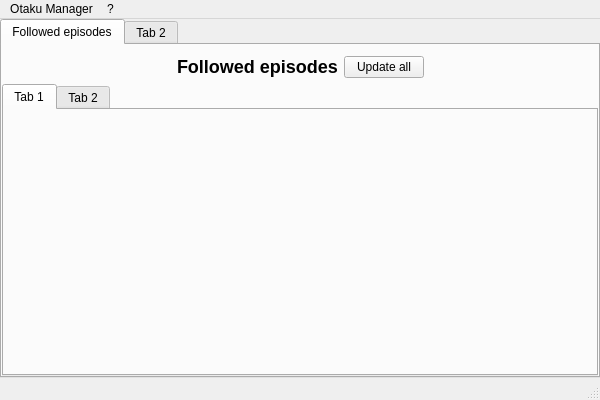
<?xml version="1.0" encoding="UTF-8"?>
<ui version="4.0">
 <class>MainWindowClass</class>
 <widget class="QMainWindow" name="MainWindowClass">
  <property name="geometry">
   <rect>
    <x>0</x>
    <y>0</y>
    <width>600</width>
    <height>400</height>
   </rect>
  </property>
  <property name="windowTitle">
   <string>Otaku Manager</string>
  </property>
  <property name="windowIcon">
   <iconset resource="MainWindow.qrc">
    <normaloff>:/MainWindow/resources/icon.ico</normaloff>:/MainWindow/resources/icon.ico</iconset>
  </property>
  <property name="styleSheet">
   <string notr="true">QScrollArea { background: transparent; }
QScrollArea &gt; QWidget &gt; QWidget { background: transparent; }
QScrollArea &gt; QWidget &gt; QScrollBar { background: none; }
*[styleClass=title] &gt; QLabe_l { font: 18px; }</string>
  </property>
  <widget class="QWidget" name="centralWidget">
   <layout class="QVBoxLayout" name="verticalLayout_2">
    <property name="leftMargin">
     <number>0</number>
    </property>
    <property name="topMargin">
     <number>0</number>
    </property>
    <property name="rightMargin">
     <number>0</number>
    </property>
    <property name="bottomMargin">
     <number>0</number>
    </property>
    <item>
     <widget class="QTabWidget" name="mainTabWidget">
      <property name="currentIndex">
       <number>0</number>
      </property>
      <widget class="QWidget" name="followedEpisodesTab">
       <attribute name="title">
        <string>Followed episodes</string>
       </attribute>
       <layout class="QVBoxLayout" name="verticalLayout">
        <property name="leftMargin">
         <number>0</number>
        </property>
        <property name="topMargin">
         <number>0</number>
        </property>
        <property name="rightMargin">
         <number>0</number>
        </property>
        <property name="bottomMargin">
         <number>0</number>
        </property>
        <item>
         <widget class="QWidget" name="titleWidget" native="true">
          <property name="sizePolicy">
           <sizepolicy hsizetype="Minimum" vsizetype="Minimum">
            <horstretch>0</horstretch>
            <verstretch>0</verstretch>
           </sizepolicy>
          </property>
          <property name="styleClass" stdset="0">
           <string>title</string>
          </property>
          <layout class="QHBoxLayout" name="horizontalLayout">
           <property name="leftMargin">
            <number>0</number>
           </property>
           <property name="rightMargin">
            <number>0</number>
           </property>
           <property name="bottomMargin">
            <number>0</number>
           </property>
           <item>
            <spacer name="horizontalSpacer">
             <property name="orientation">
              <enum>Qt::Horizontal</enum>
             </property>
             <property name="sizeHint" stdset="0">
              <size>
               <width>40</width>
               <height>20</height>
              </size>
             </property>
            </spacer>
           </item>
           <item>
            <widget class="QLabel" name="label">
             <property name="text">
              <string>&lt;h2&gt;Followed episodes&lt;/h2&gt;</string>
             </property>
             <property name="openExternalLinks">
              <bool>true</bool>
             </property>
            </widget>
           </item>
           <item>
            <widget class="QPushButton" name="updateButton">
             <property name="text">
              <string>Update all</string>
             </property>
            </widget>
           </item>
           <item>
            <spacer name="horizontalSpacer_2">
             <property name="orientation">
              <enum>Qt::Horizontal</enum>
             </property>
             <property name="sizeHint" stdset="0">
              <size>
               <width>40</width>
               <height>20</height>
              </size>
             </property>
            </spacer>
           </item>
          </layout>
         </widget>
        </item>
        <item>
         <widget class="QTabWidget" name="followedTabWidget">
          <property name="currentIndex">
           <number>0</number>
          </property>
          <widget class="QWidget" name="tab_1">
           <attribute name="title">
            <string>Tab 1</string>
           </attribute>
          </widget>
          <widget class="QWidget" name="tab_2">
           <attribute name="title">
            <string>Tab 2</string>
           </attribute>
          </widget>
         </widget>
        </item>
       </layout>
      </widget>
      <widget class="QWidget" name="tab">
       <property name="enabled">
        <bool>true</bool>
       </property>
       <attribute name="title">
        <string>Tab 2</string>
       </attribute>
      </widget>
     </widget>
    </item>
   </layout>
  </widget>
  <widget class="QMenuBar" name="menuBar">
   <property name="geometry">
    <rect>
     <x>0</x>
     <y>0</y>
     <width>600</width>
     <height>21</height>
    </rect>
   </property>
   <widget class="QMenu" name="menuFile">
    <property name="title">
     <string>Otaku Manager</string>
    </property>
    <addaction name="actionPreferences"/>
    <addaction name="actionQuit"/>
   </widget>
   <widget class="QMenu" name="menu">
    <property name="title">
     <string>?</string>
    </property>
    <addaction name="actionColorsInfo"/>
    <addaction name="actionAbout"/>
   </widget>
   <addaction name="menuFile"/>
   <addaction name="menu"/>
  </widget>
  <widget class="QStatusBar" name="statusBar"/>
  <action name="actionPreferences">
   <property name="text">
    <string>Preferences</string>
   </property>
  </action>
  <action name="actionQuit">
   <property name="text">
    <string>Quit</string>
   </property>
  </action>
  <action name="actionColorsInfo">
   <property name="text">
    <string>Colors info</string>
   </property>
  </action>
  <action name="actionAbout">
   <property name="text">
    <string>About</string>
   </property>
  </action>
 </widget>
 <layoutdefault spacing="6" margin="11"/>
 <resources>
  <include location="MainWindow.qrc"/>
 </resources>
 <connections/>
</ui>
